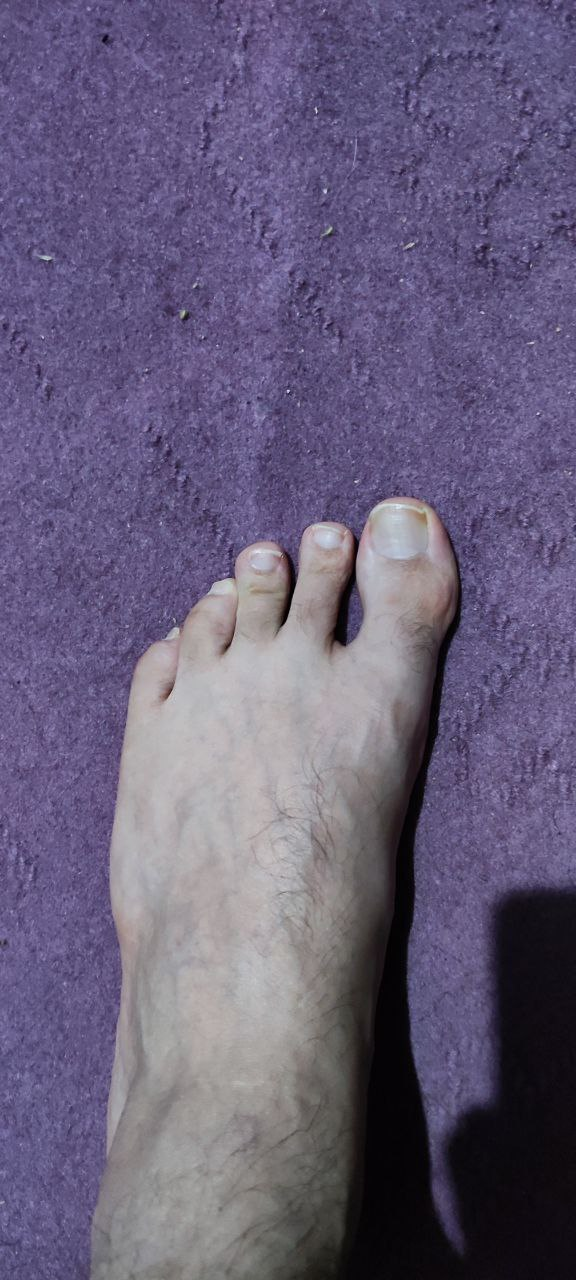
#> input picture photo_2023-02-27_21-39-24.jpg, 576 x 1280 px, found by its file name
$ python 'Foot Size Detection.py'
#> lines starting #> are read from the running program, lines starting #| are printed output that depends on the picture; after the words box and inside, x2 and y2 are one past the last pixel; in counts of white or black regions, pixels touching at a corner belong together
import cv2
import numpy as np

# Load the image
img = cv2.imread('D:\Projects\Python\photo_2023-02-27_21-39-24.jpg')
#> img is the input picture: shape (1280, 576, 3); mean B, G, R 121.7, 93.9, 102.9

# Convert to grayscale
gray = cv2.cvtColor(img, cv2.COLOR_BGR2GRAY)
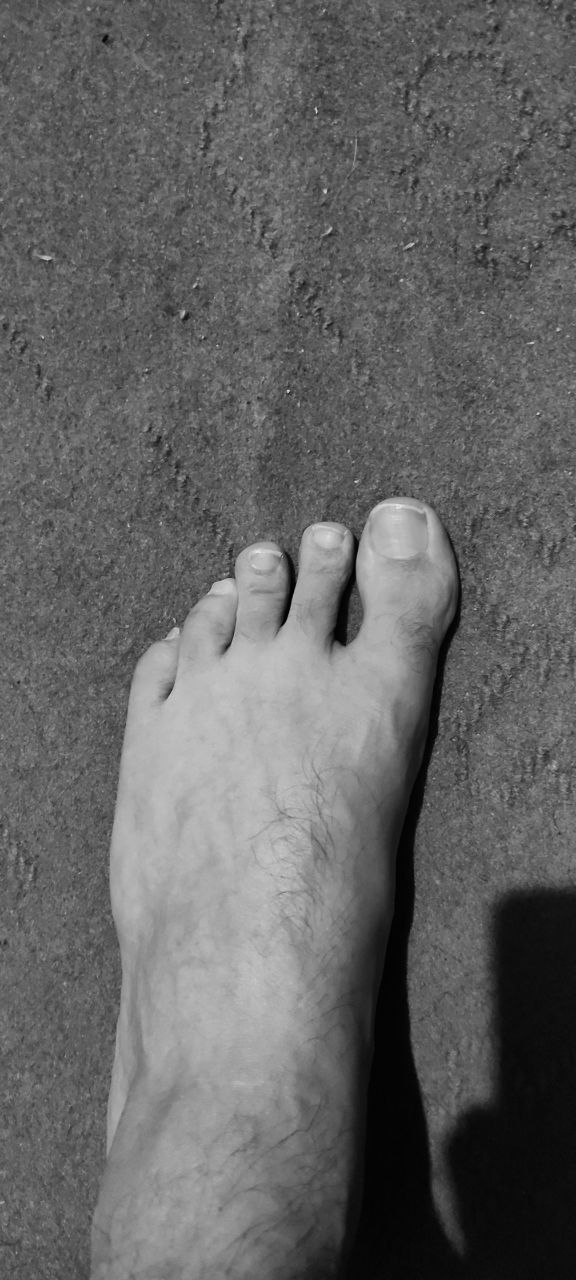
#> gray: shape (1280, 576); min 0, max 231, mean 99.8

# Apply Gaussian blur to reduce noise
blur = cv2.GaussianBlur(gray, (5, 5), 0)

# Apply thresholding to create a binary image
ret, thresh = cv2.threshold(blur, 0, 255, cv2.THRESH_BINARY + cv2.THRESH_OTSU)
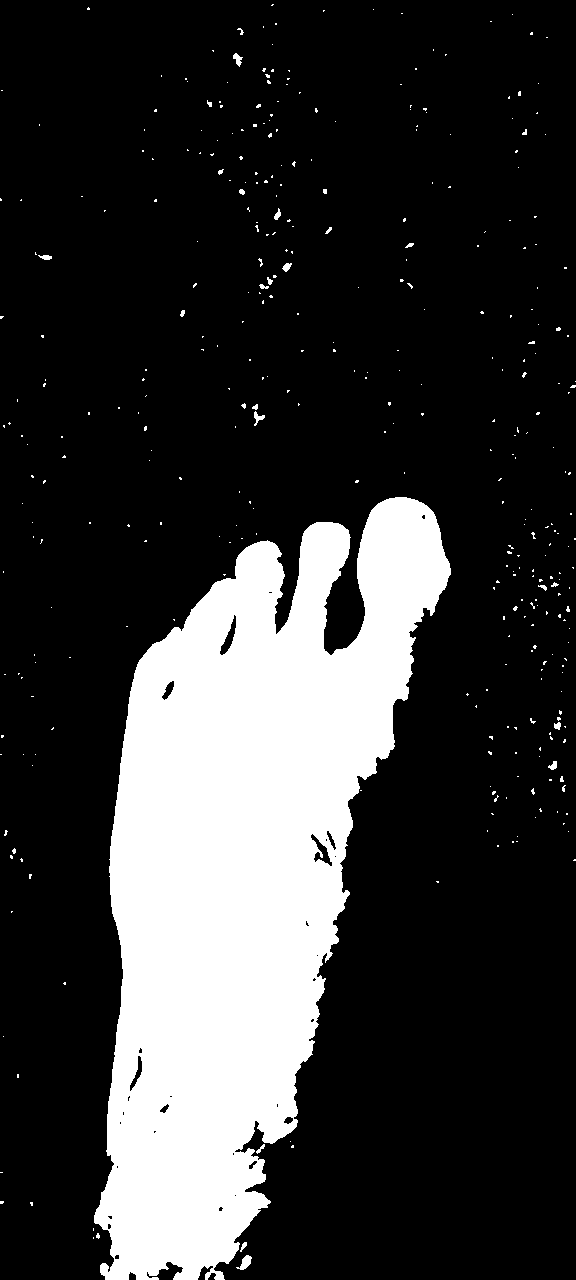
#> thresh: shape (1280, 576); 21.2% white; 374 white regions (350 under 20 px)
#> ret = 122

# Find contours in the binary image
contours, hierarchy = cv2.findContours(thresh, cv2.RETR_EXTERNAL, cv2.CHAIN_APPROX_SIMPLE)
#> contours = 374 contours, 362 with area under 20; largest, box (x1, y1, x2, y2) and area: (94, 497, 451, 1280) 153386, (236, 1255, 252, 1270) 98, (233, 53, 243, 67) 54, (254, 411, 265, 426) 50, (282, 263, 292, 272) 42

# Get the largest contour by area
max_contour = max(contours, key=cv2.contourArea)
#> max_contour = contour of 1273 points, box (x1, y1, x2, y2) (94, 497, 451, 1280), area 153386

# Get the bounding rectangle of the largest contour
x, y, w, h = cv2.boundingRect(max_contour)
#> x = 94; y = 497; w = 357; h = 783

# Draw the bounding rectangle on the original image
cv2.rectangle(img, (x, y), (x+w, y+h), (0, 0, 255), 2)
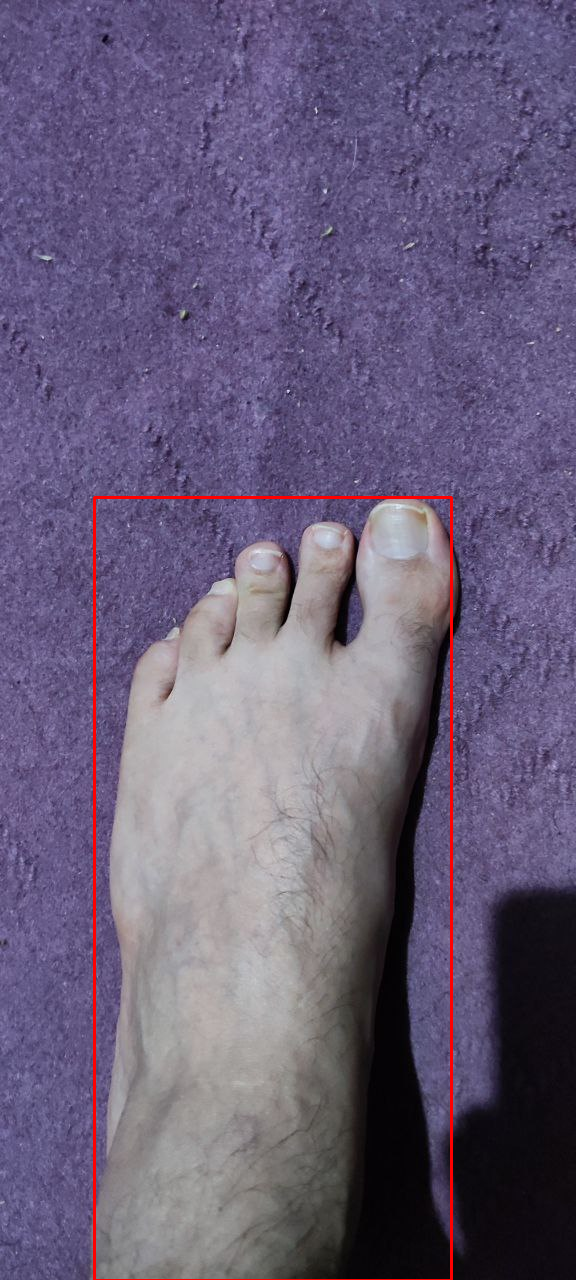
#> img: shape (1280, 576, 3); 0.83% of pixels changed, all inside (x1, y1, x2, y2) = (93, 496, 453, 1280)

# Calculate the foot size (assuming rectangular shape)
foot_size = w * h
#> foot_size = 279531

# Show the image and foot size
cv2.imshow('image', img)
print("Foot size: ", foot_size)
#| Foot size:  279531

# Wait for user input to close the window
cv2.waitKey(0)
cv2.destroyAllWindows()
